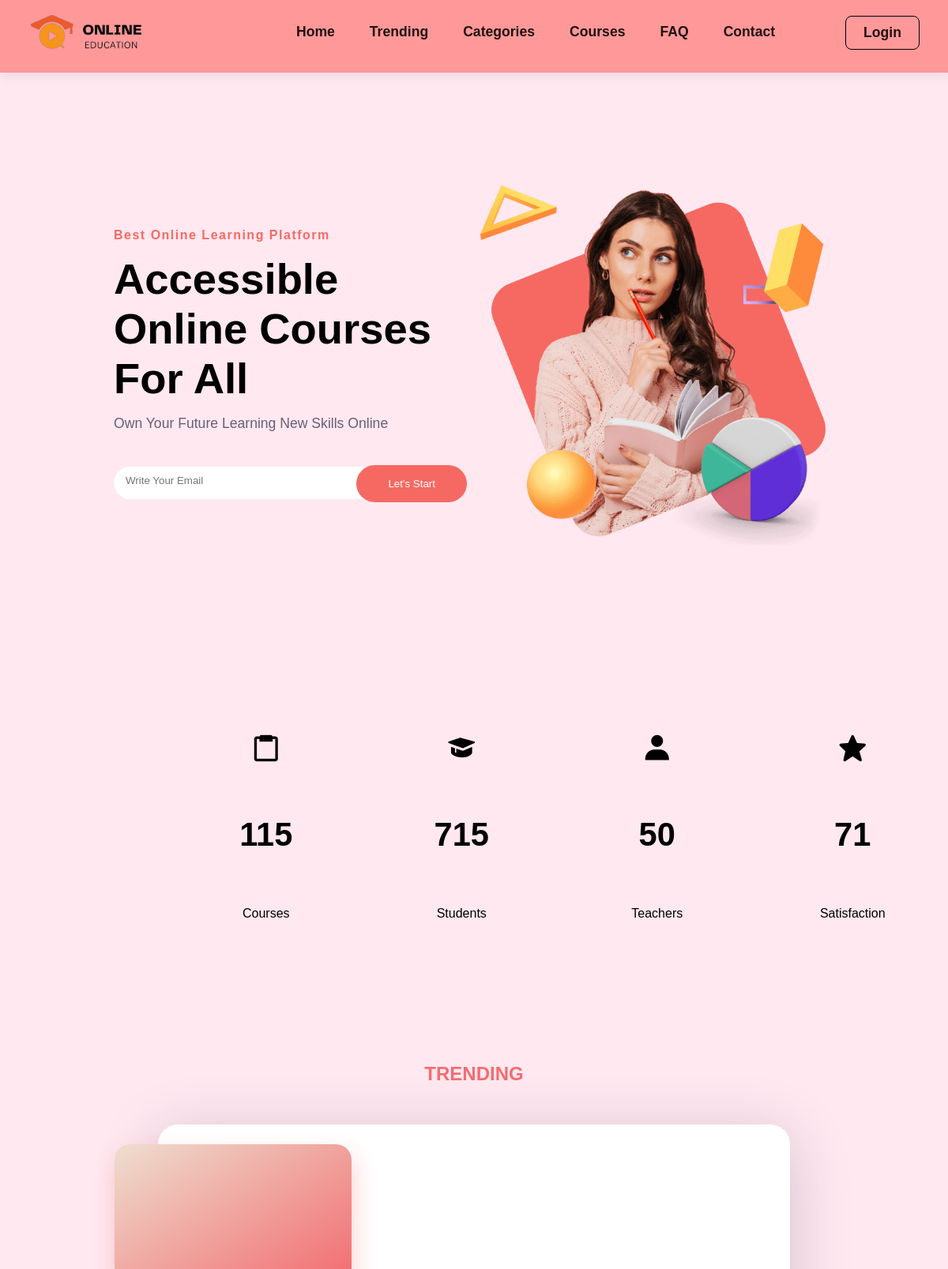
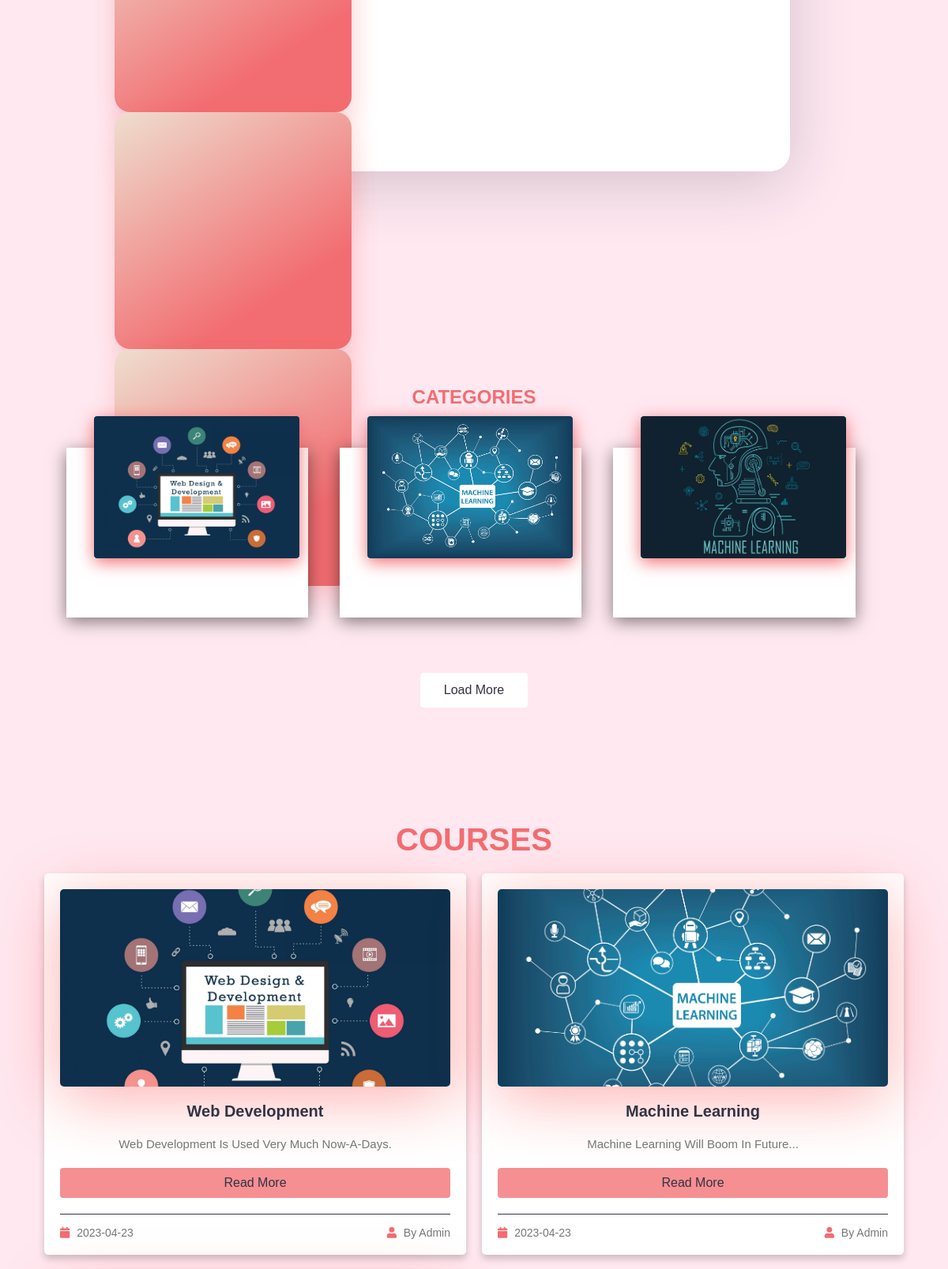
The page / (upper part) on the database its author committed (2 pictures, top to bottom).
### tables this page shows
CREATE TABLE `categories` (
  `id` int(11) NOT NULL,
  `title` text DEFAULT NULL,
  `description` text DEFAULT NULL,
  `image` longblob DEFAULT NULL,
  `createdat` timestamp NULL DEFAULT current_timestamp()
);

CREATE TABLE `courses` (
  `id` int(11) NOT NULL,
  `title` text DEFAULT NULL,
  `category` text DEFAULT NULL,
  `description` text DEFAULT NULL,
  `video` longblob DEFAULT NULL,
  `image` longblob DEFAULT NULL,
  `price` text DEFAULT NULL,
  `type` text DEFAULT NULL,
  `courseid` text DEFAULT NULL,
  `createdat` date DEFAULT current_timestamp()
);

### index.php (the view, shortened to what this page needs)
<?php
	require('./config.php');
?>
<!DOCTYPE html>
<html lang="en">
<head>
  <link rel="stylesheet" href="https://cdnjs.cloudflare.com/ajax/libs/normalize/5.0.0/normalize.min.css">
  <link rel='stylesheet' href='https://cdnjs.cloudflare.com/ajax/libs/Swiper/4.3.5/css/swiper.min.css'>
  <link rel="stylesheet" href="https://cdnjs.cloudflare.com/ajax/libs/font-awesome/5.15.4/css/all.min.css">
  <link href='https://unpkg.com/boxicons@2.1.4/css/boxicons.min.css' rel='stylesheet'>
  <link rel="stylesheet" href="./css/style.css">
</head>
<body>
  <header class="sticky">
    <a href="#" class="logo">
      <img src="./images/logo.png" alt="">
    </a>
    <ul class="navbar">
      <li><a href="#home">Home</a></li>
      <li><a href="#trending">Trending</a></li>
      <li><a href="#categories">Categories</a></li>
      <li><a href="#courses.php">Courses</a></li>
      <li><a href="#faq">FAQ</a></li>
      <li><a href="#contact">Contact</a></li>
    </ul>
    <div class="header-icons">
      <?php if(isset($_SESSION['role']) && $_SESSION['role'] == "user"): ?>
        <a href="./profile.php"><i class='bx bxs-user'></i></a>
        <a href="#"><i class='bx bx-heart'></i></a>
        <a href="#"><i class='bx bx-cart'></i></a>
        <a href="./logout.php" class="logout">Logout</a>
      <?php elseif(isset($_SESSION['role']) && $_SESSION['role'] == "admin"): ?>
        <a href="./adminpanel/admin.php" class="login">Admin</a>
      <?php else: ?>
        <a href="./login.php" class="login">Login</a>
      <?php endif; ?>
    </div>
  </header>
  <section class="home" id="home">
    <div class="home-text">
      <h6>Best online learning platform</h6>
      <h1>Accessible Online Courses For All</h1>
      <p>Own your future learning new skills online</p>
      <div class="latter">
        <form class="form1">
          <input type="email" placeholder="Write Your Email" required>
          <input type="submit" value="Let's Start" required>
        </form>
      </div>
    </div>
    <div class="home-img">
      <img src="./images/home.png" alt="">
    </div>
  </section>
  <div class="wrapper">
    <div class="container1">
      <i class='bx bx-clipboard'></i>
      <span class="num" data-val="160">000</span>
      <span class="text">Courses</span>
    </div>
    <div class="container1">
      <i class='bx bxs-graduation'></i>
      <span class="num" data-val="1000">000</span>
      <span class="text">Students</span>
    </div>
    <div class="container1">
      <i class='bx bxs-user'></i>
      <span class="num" data-val="70">000</span>
      <span class="text">Teachers</span>
    </div>
    <div class="container1">
      <i class='bx bxs-star'></i>
      <span class="num" data-val="100">000</span>
      <span class="text">Satisfaction</span>
    </div>
  </div>
  <section class="trending" id="trending">
    <div class="title">
      <h1>TRENDING</h1>
    </div>
    <div class="trend">
      <div class="blog-slider">
        <div class="blog-slider__wrp swiper-wrapper">
          <div class="blog-slider__item swiper-slide">
            <div class="blog-slider__img">
            </div>
            <div class="blog-slider__content">
            </div>
          </div>
          <div class="blog-slider__item swiper-slide">
            <div class="blog-slider__img">
            </div>
            <div class="blog-slider__content">
            </div>
          </div>
          <div class="blog-slider__item swiper-slide">
            <div class="blog-slider__img">
            </div>
            <div class="blog-slider__content">
            </div>
          </div>
        </div>
      </div>
    </div>
  </section>
  <section class="category" id="categories">
    <div class="categories">
      <div class="title">
        <h1>CATEGORIES</h1>
      </div>
      <div class="container_cat">
        <?php
          $categories = mysqli_query($conn, "SELECT * FROM `categories`");
          if(!$categories){
            die("Invalid Query...".mysqli_connect_error());
          }
          else{
              while($row = mysqli_fetch_assoc($categories)){
                echo "
                  <div class='card_cat'>
                    <div class='imgBx'>
                      <img src='./adminpanel/database/categories/$row[image]' alt=''>
                    </div>
                    <div class='content_cat'>
                      <h2>$row[title]</h2>
                      <p>$row[description]</p>
                    </div>
                  </div>
                ";
              }
          }
        ?>
      </div>
      <div id="load-More1"> Load More </div>
    </div>
  </section>
  <section class="free_course" id="courses">
    <div class="container">
      <h1 class="heading">COURSES</h1>
      <div class="box-container">
        <?php
          $courses = mysqli_query($conn, "SELECT * FROM `courses`");
          if(!$courses){
            die("Invalid Query...".mysqli_connect_error());
          }
          else{
              while($row = mysqli_fetch_assoc($courses)){
                echo "
                  <div class='box'>
                    <div class='image'>
                      <img src='./adminpanel/database/courses/$row[image]' alt=''>
                    </div>
                    <div class='content'>
                      <h3>$row[title]</h3>
                      <p>$row[description]</p>
                      <a href='./singlecourse.php?id=$row[id]' class='btn'>read more</a>
                      <div class='icons'>
                        <span> <i class='fas fa-calendar'></i> $row[createdat] </span>
                        <span> <i class='fas fa-user'></i> By Admin </span>
                      </div>
                    </div>
                  </div>
                ";
              }
          }
        ?>
      </div>
    </div>
  </section>
</body>
</html>

### rows shown on the page
categories: image (picture)
categories: image (picture)
categories: image (picture)
courses: image (picture), title "Web Development", description "Web Development Is Used Very Much Now-A-Days.", createdat "2023-04-23"
courses: image (picture), title "Machine Learning", description "Machine Learning Will Boom In Future...", createdat "2023-04-23"
